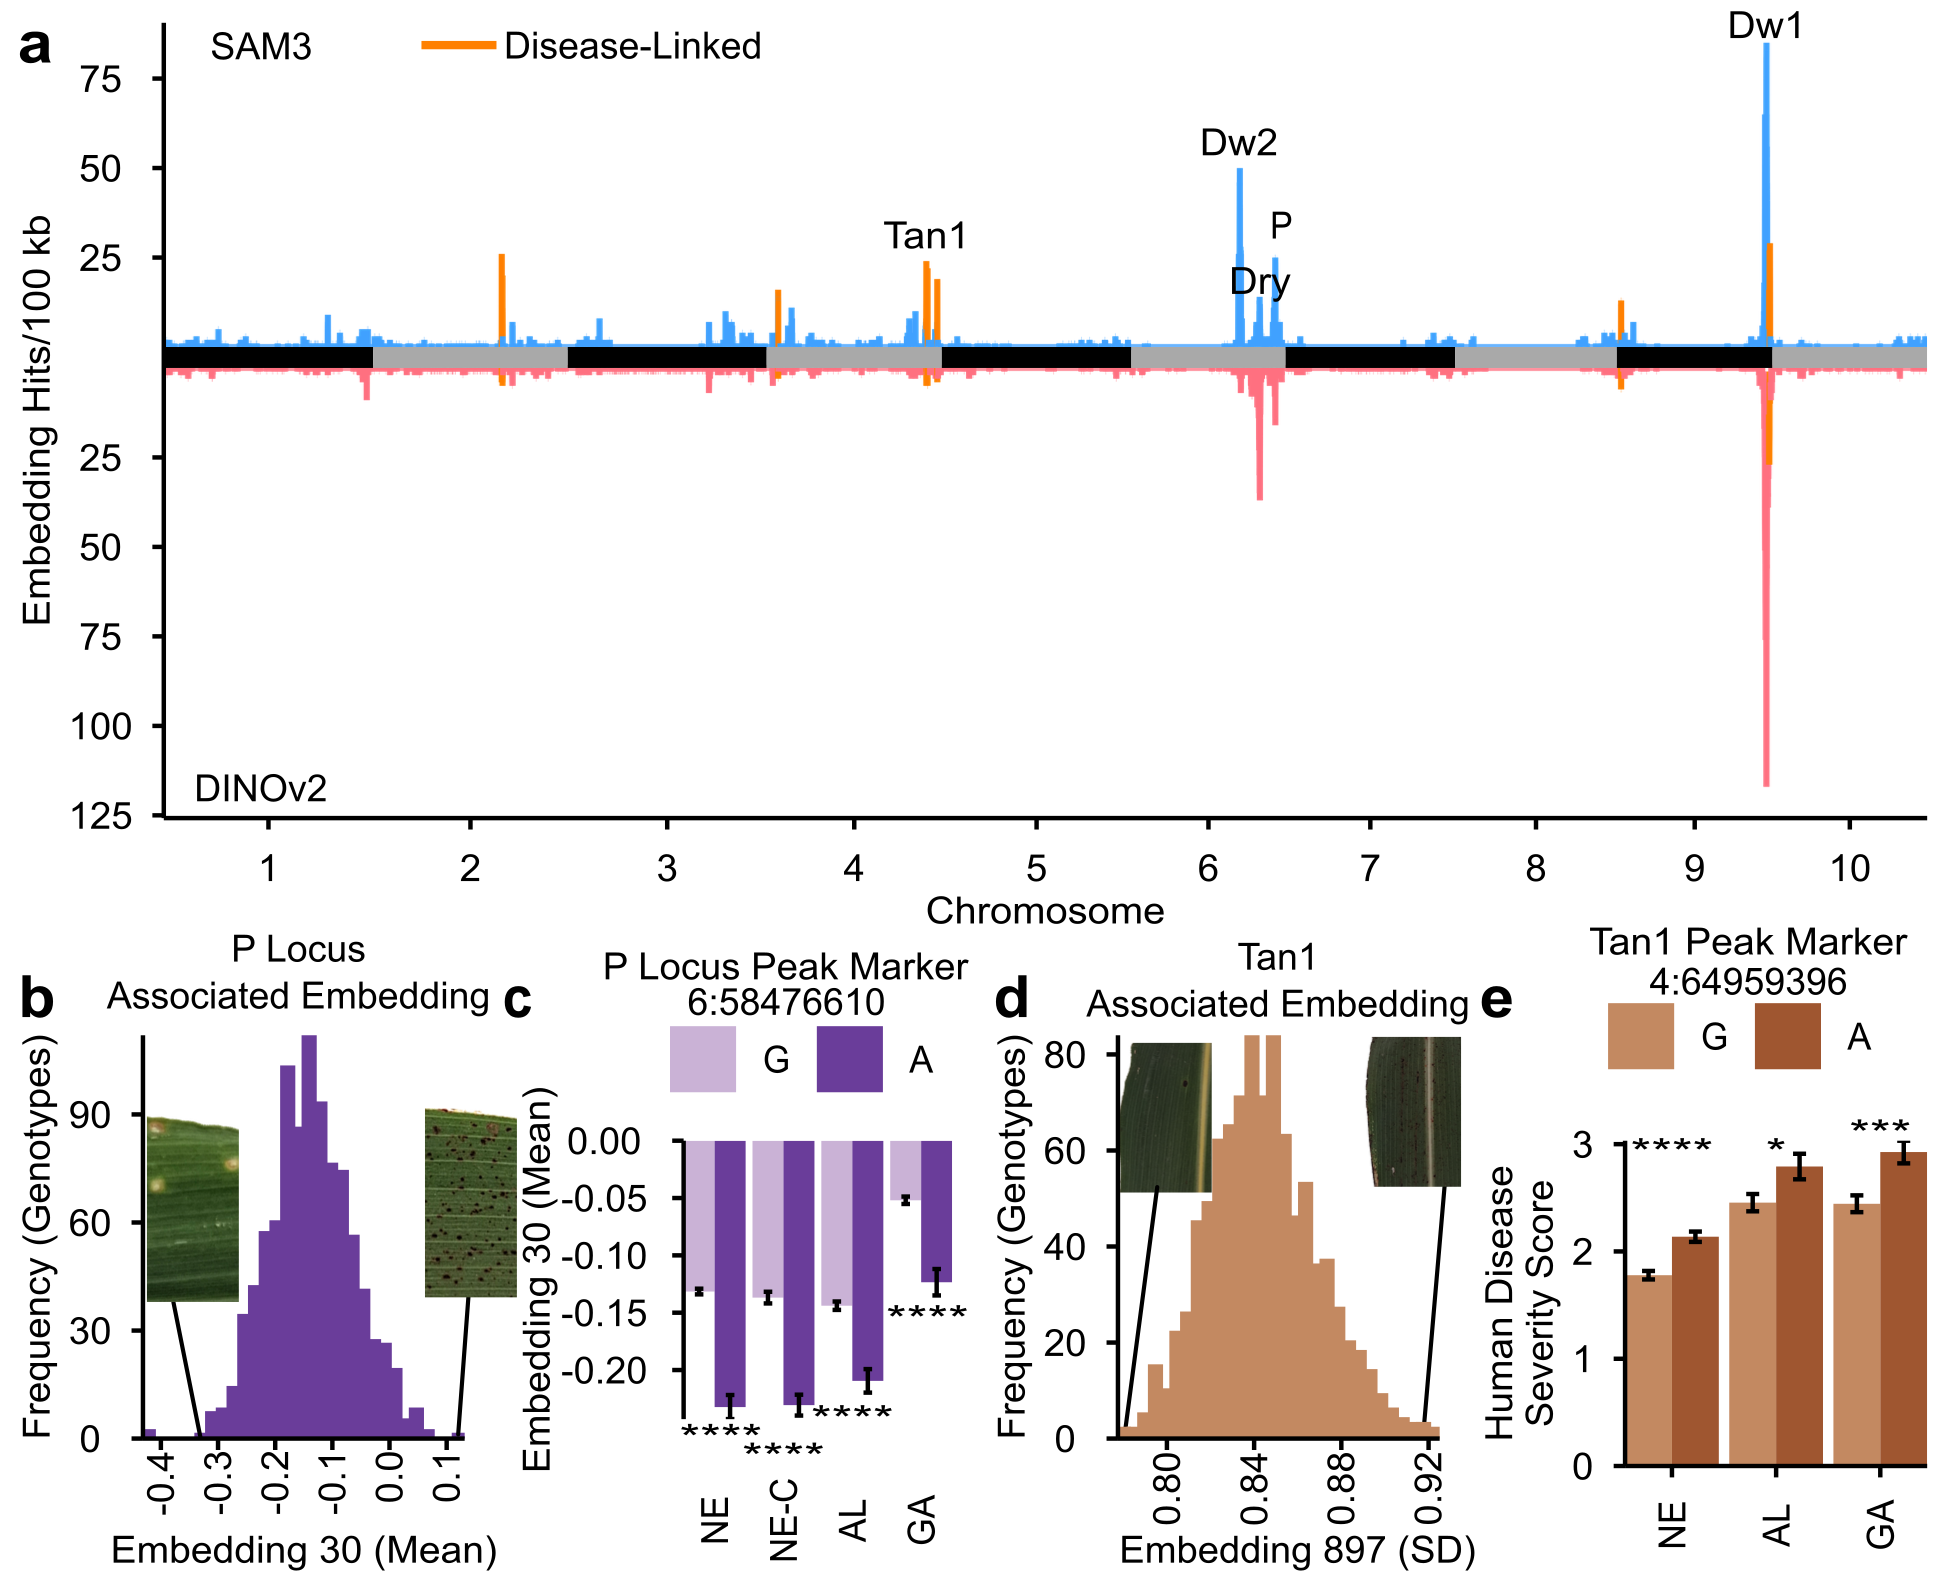

Generate this figure with R:
# Run with Rscript from the repository root; figure inputs remain under figures/.
.script_file <- sub("^--file=", "", commandArgs()[grepl("^--file=", commandArgs())][1])
.repo_root <- dirname(normalizePath(.script_file))
while (!file.exists(file.path(.repo_root, "scripts", "extract_embeddings.py"))) {
  .parent <- dirname(.repo_root)
  if (.parent == .repo_root) stop("Cannot locate repository root")
  .repo_root <- .parent
}
setwd(file.path(.repo_root, "figures/main/Fig3_hotspots"))
library(tidyverse)
library(paletteer)
library(cowplot)
library(ggrastr)
library(vcfR)
theme_use <- theme_minimal() +
  theme(axis.text.x = element_text(size = 9, color = 'black', margin = margin(0, 0, 0, 0), 
                                   vjust = 0.5, hjust = 0.5),
        axis.text.y = element_text(size = 9, color = 'black', vjust = 0.5, hjust = 0.5),
        legend.text = element_text(size = 9, color = 'black', vjust = 0.5, hjust = 0.5),
        plot.title = element_text(size = 9, color = 'black', vjust = 0, hjust = 0.5),
        plot.subtitle = element_text(size = 9, color = 'black', vjust = 0, hjust = 0.5),
        text = element_text(size = 9, color = 'black'),
        legend.position = 'top',
        line = element_line(color = 'black', linewidth = 1),
        axis.ticks = element_line(color = 'black', linewidth = 0.5),
        axis.line.x.bottom = element_line(color = 'black', linewidth = 0.5),
        axis.line.y.left = element_line(color = 'black', linewidth = 0.5),
        panel.grid = element_blank(), 
        panel.background = element_blank())


plotHotspots <- function(.data, sig, species ='sorghum', chr=CHROM, pos=POS, chrGap=0, colors=c('blue'), theme=NULL, chrLengths=NULL, ylab = '', 
                         mirrored = FALSE, data_b = NULL, mirror_labels = NULL, color_aes = NULL, overlay = NULL)
{
  theme_use <- theme
  chromLength <- tibble()
  if(species=='maize')
  {
    chromLength <-  tibble(max_bp = c(308452471, 243675191, 238017767, 250330460, 226353449, 
                                      181357234, 185808916, 182411202, 163004744, 152435371), 
                           {{ chr }} := 1:10) %>% 
      arrange({{ chr }}) %>%
      mutate(bp_add = lag(cumsum(max_bp), default = 0) + (CHROM - 1)*chrGap)
  }
  else if(species=='sorghum')
  {
    chromLength <- tibble(max_bp = c(85112863, 79114963, 80873341, 71215609, 77058072, 
                                     62713908, 68911884, 65779274, 63277606, 62870657), 
                          {{ chr }} := 1:10) %>% 
      arrange({{ chr }}) %>%
      mutate(bp_add = lag(cumsum(max_bp), default = 0) + (CHROM - 1)*chrGap)
  }
  else
  {
    chromLength <- chrLengths %>% 
      arrange({{ chr }}) %>%
      mutate(bp_add = lag(cumsum(max_bp), default = 0) + (CHROM - 1)*chrGap)
  }
  n_chromosomes <- length(chromLength$max_bp)
  last_chr_len <- chromLength$max_bp[n_chromosomes]
  
  if(is.null(theme))
  {
    theme_use <- theme_minimal() +
      theme(axis.text.x = element_text(size = 11, color = 'black', margin = margin(0, 0, 0, 0), 
                                       vjust = 0.5, hjust = 0.5),
            axis.text.y = element_text(size = 11, color = 'black', vjust = 0, hjust = 0.5),
            legend.text = element_text(size = 11, color = 'black'),
            plot.title = element_text(size = 11, color = 'black', vjust = 0, hjust = 0.5),
            text = element_text(size = 11, color = 'black'),
            legend.position = 'none',
            line = element_line(color = 'black', linewidth = 1),
            panel.grid = element_blank())
  }
  
  df <- .data %>% 
    full_join(chromLength, join_by({{ chr }})) %>% 
    rowwise() %>% 
    mutate(loc = {{ pos }} + bp_add) %>%
    ungroup()
  
  xlim <- last_chr_len + max(chromLength$bp_add)
  
  x_axis_set <- chromLength %>% 
    arrange({{ chr }}) %>% 
    mutate(center = (bp_add + lead(bp_add, default = xlim))/2)
  
  line_plot <- NULL
  if(mirrored)
  {
    ymax <- max(c(df[[deparse(substitute(sig))]], data_b[[deparse(substitute(sig))]]), na.rm = TRUE)
    ylim_upper <- 1.1*max(c(df[[deparse(substitute(sig))]]), na.rm = TRUE)
    ylim_lower <- -1.1*max(c(data_b[[deparse(substitute(sig))]]), na.rm = TRUE)
    axis_gap_y <- 0.025*ymax

    y_interval <- if(ymax > 50) 25 else 10
    sig_breaks <- seq(y_interval, y_interval*ceiling(ymax/y_interval), by = y_interval)
    y_breaks <- c(-1*(sig_breaks + axis_gap_y), sig_breaks + axis_gap_y)
    y_labels <- c(sig_breaks, sig_breaks)
    y_order <- order(y_breaks)
    y_breaks <- y_breaks[y_order]
    y_labels <- y_labels[y_order]

    df_b <- data_b %>%
      full_join(chromLength, join_by({{ chr }})) %>% 
      rowwise() %>% 
      mutate(loc = {{ pos }} + bp_add, 
             {{ sig }} := -1*({{ sig }} + axis_gap_y)) %>%
      ungroup() %>% 
      mutate(panel = mirror_labels[['b']])
    
    df <- df %>% 
      mutate(panel = mirror_labels[['t']]) %>% 
      rowwise() %>% 
      mutate({{ sig }} := {{ sig }} + axis_gap_y) %>%
      ungroup() %>%
      bind_rows(df_b) %>% 
      mutate(panel = factor(panel, levels = c(mirror_labels[['t']], mirror_labels[['b']])))
    
    
    if(!is.null(color_aes))
    {
      df_overlay <- df %>% 
        mutate({{ sig }} := case_when(.data[[color_aes]]!=overlay ~ 0, .default = {{ sig }}))
      df_main <- filter(df, .data[[color_aes]]!=overlay)
      
      line_plot <- ggplot(df_main, aes(loc, {{ sig }}, color = panel)) + 
        ggrastr::rasterise(geom_line(), dpi=1e3) + 
        ggrastr::rasterise(geom_line(mapping = aes(loc, {{ sig }}), data = df_overlay, inherit.aes = FALSE, color = colors[length(colors)]), 
                           dpi = 1e3) + 
        geom_rect(data = chromLength, 
                  inherit.aes = FALSE,
                  mapping = aes(xmin = bp_add, xmax = bp_add + max_bp, ymin = -1*axis_gap_y, ymax = axis_gap_y, 
                                fill = as.factor(({{ chr }} %% 2)==0))) +
        scale_x_continuous(name = 'Chromosome', 
                           labels = chromLength[['CHROM']], 
                           breaks = x_axis_set$center, 
                           limits = c(0, xlim),
                           expand = c(0, 0)) + 
        scale_y_continuous(name = ylab,
                           breaks = y_breaks,
                           labels = y_labels,
                           expand = c(0, 0),
                           limits = c(ylim_lower, ylim_upper)) +
        scale_fill_manual(values = c('black', 'darkgrey'), 
                          guide = 'none') +
        scale_color_manual(values = colors[1:(length(colors) - 1)]) + 
        annotate('text', x = chromLength$max_bp[1]*0.75, y = ylim_upper - 4*axis_gap_y, label = mirror_labels[['t']], size.unit = 'pt', size = 9) + 
        annotate('text', x = chromLength$max_bp[1]*0.75, y = ylim_lower + 4*axis_gap_y, label = mirror_labels[['b']], size.unit = 'pt', size = 9) + 
        theme_use
    }
    else
    {
      line_plot <- ggplot(df, aes(loc, {{ sig }}, color = panel)) + 
        ggrastr::rasterise(geom_line(), dpi=1e3) + 
        geom_rect(data = chromLength, 
                  inherit.aes = FALSE,
                  mapping = aes(xmin = bp_add, xmax = bp_add + max_bp, ymin = -1*axis_gap_y, ymax = axis_gap_y, 
                                fill = as.factor(({{ chr }} %% 2)==0))) +
        scale_x_continuous(name = 'Chromosome', 
                           labels = chromLength[['CHROM']], 
                           breaks = x_axis_set$center, 
                           limits = c(0, xlim),
                           expand = c(0, 0)) + 
        scale_y_continuous(name = ylab,
                           breaks = y_breaks,
                           labels = y_labels,
                           expand = c(0, 0),
                           limits = c(ylim_lower, ylim_upper)) +
        scale_fill_manual(values = c('black', 'darkgrey'), 
                          guide = 'none') +
        scale_color_manual(values = colors) + 
        annotate('text', x = chromLength$max_bp[1]*0.75, y = ylim_upper - 4*axis_gap_y, label = mirror_labels[['t']], size.unit = 'pt', size = 9) + 
        annotate('text', x = chromLength$max_bp[1]*0.75, y = ylim_lower + 4*axis_gap_y, label = mirror_labels[['b']], size.unit = 'pt', size = 9) + 
        theme_use
    }
  }
  else
  {
    ymax <- max(df[[deparse(substitute(sig))]], na.rm = TRUE)
    ylim_upper <- ymax + 0.1*ymax
    ylim_lower <- 0 - 0.05*ymax
    
    if(is.null(color_aes))
    {
      line_plot <- ggplot(df, aes(loc, {{ sig }})) + 
        ggrastr::rasterise(geom_line(color = colors), dpi=1e3) + 
        geom_rect(data = chromLength,
                  inherit.aes = FALSE,
                  mapping = aes(xmin = bp_add, xmax = bp_add + max_bp, ymin = ylim_lower, ymax = 0,
                                fill = as.factor(({{ chr }} %% 2)==0))) +
        scale_x_continuous(name = 'Chromosome', 
                           labels = chromLength[['CHROM']], 
                           breaks = x_axis_set$center, 
                           limits = c(0, xlim),
                           expand = c(0, 0)) + 
        scale_y_continuous(name = ylab, 
                           expand = c(0, 0),
                           limits = c(ylim_lower, ylim_upper)) + 
        scale_fill_manual(values = c('black', 'darkgrey'), 
                          guide = 'none') +
        theme_use
    }
    else
    {
      line_plot <- ggplot(df, aes(loc, {{ sig }}, color = .data[[color_aes]])) + 
        ggrastr::rasterise(geom_line(), dpi=1e3) + 
        geom_rect(data = chromLength,
                  inherit.aes = FALSE,
                  mapping = aes(xmin = bp_add, xmax = bp_add + max_bp, ymin = ylim_lower, ymax = 0,
                                fill = as.factor(({{ chr }} %% 2)==0))) +
        scale_x_continuous(name = 'Chromosome', 
                           labels = chromLength[['CHROM']], 
                           breaks = x_axis_set$center, 
                           limits = c(0, xlim),
                           expand = c(0, 0)) + 
        scale_y_continuous(name = ylab, 
                           expand = c(0, 0),
                           limits = c(ylim_lower, ylim_upper)) + 
        scale_color_manual(values = colors) + 
        scale_fill_manual(values = c('black', 'darkgrey'), 
                          guide = 'none') +
        theme_use
    }
  }
  
  return(line_plot)
}

plotAssociationStability <- function(.data, trait, marker, colors = c('blue', 'red'), trait_name = NULL, marker_name = NULL, pvals = NULL)
{
  trait_str <- as.character(deparse(substitute(trait)))
  marker_str <- as.character(deparse(substitute(marker)))
  if(is.null(trait_name)) {trait_name <- trait_str}
  if(is.null(marker_name)) {trait_name <- marker_str}
  .data <- .data %>% filter(!is.na({{ marker }}) & !is.na({{ trait }}))
  present_environments <- levels(.data[['environment']])[levels(.data[['environment']]) %in% unique(as.character(.data[['environment']]))]
  
  if(is.null(pvals))
  {
    pvals <- list()
    for(e in present_environments)
    {
      pvals[[e]] <- wilcox.test(as.formula(str_c(trait_str, ' ~ `', marker_str, '`')),
                                data = .data,
                                subset = .data[['environment']]==e,
                                conf.int = TRUE)$p.value
    }
  }

  significance <- c()
  for(e in present_environments)
  {
    p <- pvals[[e]]

    if(is.na(p))
    {
      significance <- c(significance, '')
    }
    else if(p < 0.0001)
    {
      significance <- c(significance, '****')
    }
    else if(p < 0.001)
    {
      significance <- c(significance, '***')
    }
    else if(p < 0.01)
    {
      significance <- c(significance, '**')
    }
    else if(p < 0.05)
    {
      significance <- c(significance, '*')
    }
    else
    {
      significance <- c(significance, '')
    }
  }
  
  df <- .data %>%
    group_by(environment, {{ marker }}) %>% 
    summarise(mean = mean({{ trait }}, na.rm = TRUE),
              se = sd({{ trait }}, na.rm = TRUE)/sqrt(n()), 
              n = n())
  df %>% 
    dplyr::select(environment, {{ marker }}, n) %>%
    arrange(environment, {{ marker }}) %>% 
    print()
  
  plot <- ggplot(df, aes(environment, mean, fill = {{ marker }})) + 
    geom_col(position = position_dodge(width = 0.9)) + 
    geom_errorbar(aes(ymin = mean - se, ymax = mean + se), 
                  position = position_dodge(width = 0.9), 
                  width = 0.25) + 
    annotate(geom = 'text',
             x = present_environments,
             y = max(df$mean, na.rm = TRUE), 
             label = significance, 
             size = 9, 
             size.unit = 'pt') + 
    scale_x_discrete(name = NULL, 
                     expand = c(0, 0)) + 
    scale_y_continuous(name = trait_name, 
                       expand = c(0, 0)) +
    scale_fill_manual(name = marker_name,
                      values = colors, 
                      labels = str_split(deparse(substitute(marker)), ':')[[1]][3:4]) + 
    theme_use + 
    theme(axis.text.x = element_text(size = 9, color = 'black', margin = margin(0, 0, 0, 0), 
                                     vjust = 0.5, hjust = 0.5, angle = 90))
  return(plot)
}

embedding_hotspots <- read_csv('hotspot_master.csv') %>% 
  add_column(hotspot_code = c('2', '4a', '4b', '4c', '4d', '4e', '6a', '6b', '6c', '9a', '9b', '9c'))

disease_embedding_hotspots <- embedding_hotspots$hotspot_code[embedding_hotspots$disease_associated=='Y']

hotspots_sam3 <- read_csv('sam3_hits_per_100kb.csv.gz') %>% 
  mutate(hotspot_code = NA)
hotspots_dino2 <- read_csv('dino2_hits_per_100kb.csv.gz') %>% 
  mutate(hotspot_code = NA)

for(h in 1:nrow(embedding_hotspots))
{
  hotspots_sam3 <- hotspots_sam3 %>% 
    mutate(hotspot_code = case_when(CHROM==embedding_hotspots$chrom[h] & 
                                      (between(window_start, embedding_hotspots$peak_start_bp[h], embedding_hotspots$peak_end_bp[h]) |
                                         between(window_end, embedding_hotspots$peak_start_bp[h], embedding_hotspots$peak_end_bp[h])) ~
                                      embedding_hotspots$hotspot_code[h], .default = hotspot_code))
  hotspots_dino2 <- hotspots_dino2 %>% 
    mutate(hotspot_code = case_when(CHROM==embedding_hotspots$chrom[h] & 
                                      (between(window_start, embedding_hotspots$peak_start_bp[h], embedding_hotspots$peak_end_bp[h]) |
                                         between(window_end, embedding_hotspots$peak_start_bp[h], embedding_hotspots$peak_end_bp[h])) ~
                                      embedding_hotspots$hotspot_code[h], .default = hotspot_code))
}

hotspots_sam3 <- hotspots_sam3 %>% 
  mutate(disease_linked = case_when(hotspot_code %in% disease_embedding_hotspots ~ 'Disease-Linked', .default = 'SAM3'))
hotspots_dino2 <- hotspots_dino2 %>% 
  mutate(disease_linked = case_when(hotspot_code %in% disease_embedding_hotspots ~ 'Disease-Linked', .default = 'DINO2'))
  
disease_color <- paletteer_d("RColorBrewer::Paired")[8]

hotspot_plot <- plotHotspots(.data = hotspots_sam3, sig = n_distinct_hits, species = 'sorghum', 
                             chr = CHROM, pos = window_start, theme = theme_use, 
                             ylab = 'Embedding Hits/100 kb', 
                             colors = c(paletteer_d("dichromat::DarkRedtoBlue_12", 3)[3], paletteer_d('ggsci::default_gsea')[11], disease_color), 
                             mirrored = TRUE, 
                             data_b = hotspots_dino2, 
                             mirror_labels = list(t = 'SAM3', b = 'DINO2'), 
                             color_aes = 'disease_linked', 
                             overlay = 'Disease-Linked')
hotspot_plot
# loci to annotate 
# pos is gene start_bp
chromLength <- tibble(max_bp = c(85112863, 79114963, 80873341, 71215609, 77058072, 
                                 62713908, 68911884, 65779274, 63277606, 62870657), 
                      CHROM = 1:10) %>% 
  arrange(CHROM) %>%
  mutate(bp_add = lag(cumsum(max_bp), default = 0) + (CHROM - 1)*0)
loci_annotate <- embedding_hotspots %>% 
  left_join(chromLength, join_by(chrom==CHROM)) %>% 
  mutate(loc = peak_marker_pos_bp + bp_add)

hotspot_plot_annotated <- hotspot_plot + 
  annotate('text', x = loci_annotate$loc, y = loci_annotate$max_sam3_hit_density + 10, label = loci_annotate$candidate_gene_short_name, size.unit = 'pt', size = 9) + 
  theme(legend.position = 'none')
hotspot_plot_annotated

vcf_subset <- read.vcfR('subset_snps.recode.vcf')
vcf_gt <- matrix(vcf_subset@gt, nrow = dim(vcf_subset@fix)[1])
colnames(vcf_gt) <- colnames(vcf_subset@gt)
vcf_gt <- vcf_gt[, 2:ncol(vcf_gt)]
vcf_gt[vcf_gt=='1|1'] <- '1/1'
vcf_gt[vcf_gt=='0|0'] <- '0/0'
vcf_gt[vcf_gt =="0|1"] <- NA
vcf_gt[vcf_gt =="0/1"] <- NA
vcf <- as_tibble(t(vcf_gt), rownames = 'genotype')
colnames(vcf) <- c('genotype', 
                   str_c(vcf_subset@fix[, 'CHROM'], vcf_subset@fix[, 'POS'], vcf_subset@fix[, 'REF'], vcf_subset@fix[, 'ALT'], sep = ":"))

# read in blues 
blues_all <- read_csv('blues_allsites_selected_embeddings.csv') %>% 
  mutate(environment = factor(environment, 
                              levels = c('Nebraska2025', 'Nebraska2025-Common', 'Alabama2025', 'Georgia2025'), 
                              labels = c('NE', 'NE-C', 'AL', 'GA'))) %>% 
  left_join(vcf, join_by(genotype), relationship = 'many-to-one')

blues_ne <- filter(blues_all, environment=='NE')

p_locus_hist <- ggplot(blues_ne, aes(embedding_mean_30)) +
  geom_histogram(fill = paletteer_d("RColorBrewer::Paired")[10], color = paletteer_d("RColorBrewer::Paired")[10]) + 
  annotate('point', x = c(-0.3316678, 0.1221007), y = rep(0, 2), shape = 17, color = 'blue', size = 5) +
  scale_x_continuous(name = 'Embedding 30 (Mean)', 
                     expand = c(0, 0)) + 
  scale_y_continuous(name = 'Frequency (Genotypes)', 
                     expand = c(0,0)) + 
  labs(title = 'P Locus\nAssociated Embedding') +
  theme_use
p_locus_hist

p_locus_embedding30_panicle <- read_csv('plocus_embedding_mean_30_significance.csv')[1:4, ] %>% 
  mutate(environment = c('AL', 'GA', 'NE', 'NE-C')) %>% 
  dplyr::select(environment, p_value) %>% 
  deframe()
p_locus_stability <- plotAssociationStability(blues_all, embedding_mean_30, `6:58476610:G:A`, colors = paletteer_d("RColorBrewer::Paired")[c(10, 9)], 
                                              trait_name = 'Embedding 30 (Mean)', marker_name = 'P Locus Peak Marker\n6:58476610', 
                                              pvals = p_locus_embedding30_panicle)
p_locus_stability

tan1_hist <- ggplot(blues_ne, aes(embedding_std_897)) + 
  geom_histogram(fill = paletteer_d('MoMAColors::Abbott')[3], color = paletteer_d('MoMAColors::Abbott')[3]) + 
  annotate('point', x = c(0.780, 0.918), y = rep(0, 2), shape = 17, color = 'blue', size = 5) + 
  scale_x_continuous(name = 'Embedding 897 (SD)', 
                     expand = c(0, 0)) + 
  scale_y_continuous(name = 'Frequency (Genotypes)', 
                     expand = c(0,0)) + 
  labs(title = 'Tan1\nAssociated Embedding') + 
  theme_use  
tan1_hist

human_scores <- read_csv('blues_allsites_human_scores.csv') %>% 
  filter(environment=='Nebraska2025') %>% 
  mutate(environment = factor(environment, 
                              levels = c('Nebraska2025'), 
                              labels = c('NE'))) %>% 
  left_join(vcf, join_by(genotype), relationship = 'many-to-one')
tan1_scores_panicle <- read_csv('tan1_score_significance.csv')[1:4, ] %>% 
  mutate(environment = c('AL', 'GA', 'NE', 'NE-C')) %>% 
  dplyr::select(environment, p_value) %>% 
  deframe()
tan1_scores <- plotAssociationStability(human_scores, human_score, `4:64959396:G:A`, colors = paletteer_d('MoMAColors::Abbott')[3:4], trait_name = 'Human Disease\nSeverity Score', marker_name = 'Tan1 Peak Marker', pvals = tan1_scores_panicle)
tan1_scores
p_locus_scores_panicle <- read_csv('6:58476610:G:A_score_significance.csv')[1:4, ] %>% 
  mutate(environment = c('AL', 'GA', 'NE', 'NE-C')) %>% 
  dplyr::select(environment, p_value) %>% 
  deframe()
p_scores <- plotAssociationStability(human_scores, human_score, `6:58476610:G:A`, colors = paletteer_d("RColorBrewer::Paired")[c(10, 9)], trait_name = 'Human Disease\nSeverity Score', marker_name = 'P Locus Peak Marker', pvals = p_locus_scores_panicle)

fig3bottom <- plot_grid(p_locus_hist, p_locus_stability, tan1_hist, tan1_scores, nrow = 1, labels = c('b', 'c', 'd', 'e'), 
                        rel_widths = c(1, 1.1, 1, 0.6))
fig3 <- plot_grid(hotspot_plot_annotated, fig3bottom, nrow = 2, labels = c('a', NULL), rel_heights = c(1, 0.65))
# Code-generated export only. Published pair is hand-edited figure3.svg + figure3.png
# (do not overwrite those with this script).
ggsave('figure3_from_code.png', plot = fig3, dpi = 300, bg = 'white', width = 6.5, height = 5.25)
